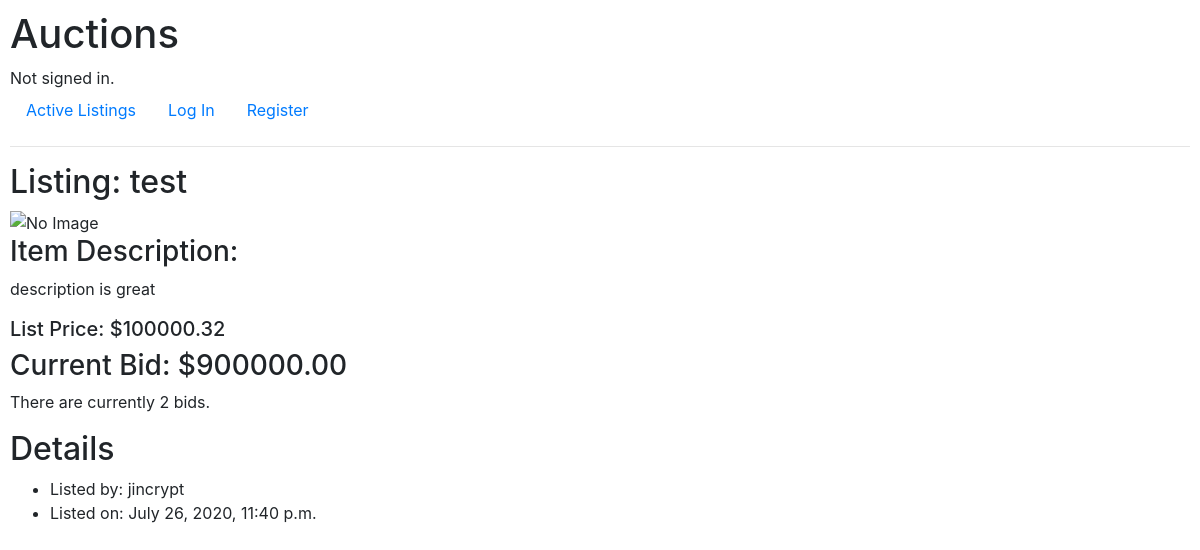
The app's page /listing/1/, older data.
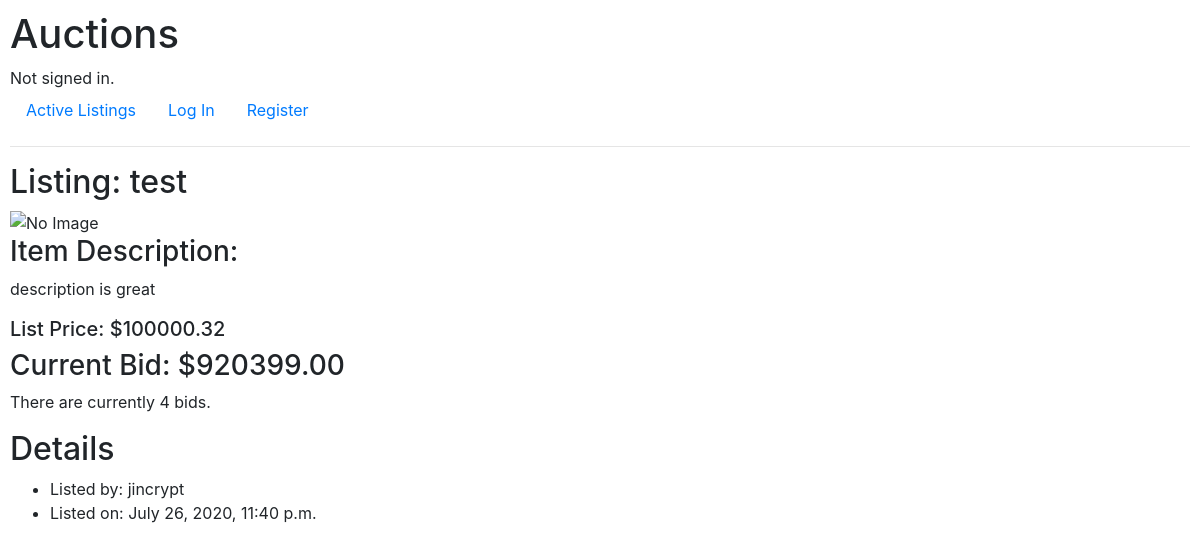
The same page, newer data.
### auctions/models.py (models this page shows)
class Bid(models.Model):
    user    = models.ForeignKey(User, on_delete=models.CASCADE, related_name="bid_user")
    listing = models.ForeignKey(Listing, on_delete=models.CASCADE, related_name="bid_listing")
    bid     = models.DecimalField(max_digits=11, decimal_places=2)

### auctions/views.py (the view)
# urls.py: path("listing/<int:listing_id>/", views.listing, name="listing"),
def listing(request,listing_id):
    try:
        listing = Listing.objects.get(id=listing_id)
        alert = None
    except Listing.DoesNotExist:
        raise Http404("Listing not found.")
    if request.method == "POST":
        form = CreateBid(request.POST)
        if form.is_valid():
            bid = form.cleaned_data['bid']
            if listing.bid_listing.all():
                highest_bid = listing.bid_listing.all().last().bid
            else:
                highest_bid = 0.00
            if bid <= highest_bid or bid <= listing.starting_price:
                alert = "Bid is too low."
            else:
                Bid(bid=bid, user=request.user, listing=Listing.objects.get(id=listing.id)).save()
    else:
        form = CreateBid()
    return render(request, "auctions/listing.html", {
        "listing": listing,
        "bids": listing.bid_listing.all().order_by('-bid'),
        "form": form,
        "alert": alert
    })

### auctions/templates/auctions/listing.html (shortened to what this page needs)
{% extends "auctions/layout.html" %}
{% block body %}
<h2>Listing: {{ listing.title }}</h2>
{% if listing.image %}
    <img src="{{ listing.image }}" alt="Listing Image" height=300>
{% else %}
    <img src="https://makitweb.com/demo/broken_image/images/noimage.png" alt="No Image" height=300>
{% endif %}
<h3>Item Description:</h3>
<p>{{ listing.description }}</p>
<h5>List Price: ${{ listing.starting_price }}</h5>
{% if bids %}
<h3>Current Bid: ${{ bids.first.bid }}</h3>
{% endif %}
<p>There are currently {{ bids.count }} bids.
</p>
<div>
    <h2>Details</h2>
    <ul>
        <li>Listed by: {{ listing.owner }}</li>
        <li>Listed on: {{ listing.date }}</li>
    </ul>
</div>
{% endblock %}

Row changes from the older to the newer data that the page shows:
no longer on this page (row unchanged): Bid: first.bid "900000.00"
added Bid: first.bid "920399.00"
Text that changed along with them:
{{ bids.count }}: "2" → "4"
